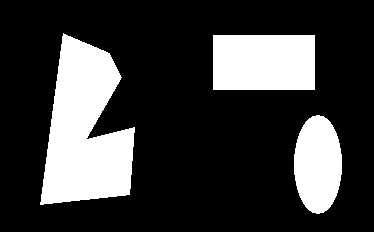
//> input picture Contour_extraction/test1.bmp, 374 x 232 px
$ ./Contour_extraction   (built with g++ and OpenCV 4)
//> lines starting //> are read from the running program, lines starting //| are printed output that depends on the picture; after the words box and inside, x2 and y2 are one past the last pixel; in counts of white or black regions, pixels touching at a corner belong together
#include <cv.h>
#include <cxcore.h>
#include <highgui.h>


void main()
{
	const char* filename = "test1.bmp";
	IplImage* inputimage = cvLoadImage(filename, -1);
//> inputimage is the input picture: 232 rows x 374 cols, CV_8UC3; 23% white; 3 white regions, box (x1, y1, x2, y2) and area: (40, 33, 135, 205) 10641, (213, 35, 315, 90) 5610, (294, 115, 342, 214) 3720
	IplImage* expandimage = cvCreateImage(cvSize(inputimage->width + 2, inputimage->height + 2), IPL_DEPTH_8U, inputimage->nChannels);
	IplImage* extractimage = cvCreateImage(cvSize(inputimage->width, inputimage->height), IPL_DEPTH_8U, inputimage->nChannels);

	for (int j = 1; j < expandimage->width - 1; j++)
	{
		for (int k = 0; k < expandimage->nChannels; k++)
		{
			expandimage->imageData[j * expandimage->nChannels + k] = inputimage->imageData[(j - 1) * inputimage->nChannels + k];
			expandimage->imageData[(expandimage->height - 1) * expandimage->widthStep + j * expandimage->nChannels + k] = inputimage->imageData[(inputimage->height - 1) * inputimage->widthStep + (j - 1) * inputimage->nChannels + k];
		}
	}
//> expandimage: 234 rows x 376 cols, CV_8UC3; every value is 0

	for (int i = 1; i < expandimage->height - 1; i++)
	{
		for (int j = 1; j < expandimage->width - 1; j++)
		{
			for (int k = 0; k < expandimage->nChannels; k++)
			{
				expandimage->imageData[i * expandimage->widthStep + j * expandimage->nChannels + k] = inputimage->imageData[(i - 1) * inputimage->widthStep + (j - 1) * inputimage->nChannels + k];
			}
		}
	}
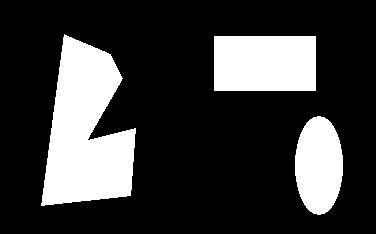
//> expandimage: 234 rows x 376 cols, CV_8UC3; 22.7% white; 3 white regions, box (x1, y1, x2, y2) and area: (41, 34, 136, 206) 10641, (214, 36, 316, 91) 5610, (295, 116, 343, 215) 3720


	for (int i = 0; i < expandimage->height; i++)
	{
		for (int k = 0; k < expandimage->nChannels; k++)
		{
			expandimage->imageData[i * expandimage->widthStep + k] = expandimage->imageData[i * expandimage->widthStep + expandimage->nChannels + k];
			expandimage->imageData[(i + 1) * expandimage->widthStep - expandimage->nChannels + k] = expandimage->imageData[(i + 1) * expandimage->widthStep - 2 * expandimage->nChannels + k];
		}
	}

	for (int i = 0; i < extractimage->height; i++)
	{
		for (int j = 0; j < extractimage->width; j++)
		{
			extractimage->imageData[i * extractimage->widthStep + j * extractimage->nChannels + 0] = 255;
			extractimage->imageData[i * extractimage->widthStep + j * extractimage->nChannels + 1] = 255;
			extractimage->imageData[i * extractimage->widthStep + j * extractimage->nChannels + 2] = 255;
		}
	}
//> extractimage: 232 rows x 374 cols, CV_8UC3; every value is 255

	for (int i = 0; i < extractimage->height; i++)
	{
		for (int j = 0; j < extractimage->width; j++)
		{
			if (expandimage->imageData[i * expandimage->widthStep + j * expandimage->nChannels + 0] == expandimage->imageData[(i + 1) * expandimage->widthStep + (j + 1) * expandimage->nChannels])
				if (expandimage->imageData[(i + 1) * expandimage->widthStep + j * expandimage->nChannels + 0] == expandimage->imageData[(i + 1) * expandimage->widthStep + (j + 1) * expandimage->nChannels])
					if (expandimage->imageData[(i + 2) * expandimage->widthStep + j * expandimage->nChannels + 0] == expandimage->imageData[(i + 1) * expandimage->widthStep + (j + 1) * expandimage->nChannels])
						if (expandimage->imageData[i * expandimage->widthStep + (j + 1) * expandimage->nChannels + 0] == expandimage->imageData[(i + 1) * expandimage->widthStep + (j + 1) * expandimage->nChannels])
							if (expandimage->imageData[(i + 2) * expandimage->widthStep + (j + 1) * expandimage->nChannels + 0] == expandimage->imageData[(i + 1) * expandimage->widthStep + (j + 1) * expandimage->nChannels])
								if (expandimage->imageData[i * expandimage->widthStep + (j + 2) * expandimage->nChannels + 0] == expandimage->imageData[(i + 1) * expandimage->widthStep + (j + 1) * expandimage->nChannels])
									if (expandimage->imageData[(i + 1) * expandimage->widthStep + (j + 2) * expandimage->nChannels + 0] == expandimage->imageData[(i + 1) * expandimage->widthStep + (j + 1) * expandimage->nChannels])
										if (expandimage->imageData[(i + 2) * expandimage->widthStep + (j + 2) * expandimage->nChannels + 0] == expandimage->imageData[(i + 1) * expandimage->widthStep + (j + 1) * expandimage->nChannels])
										{
											extractimage->imageData[i * extractimage->widthStep + j * extractimage->nChannels + 0] = 0;
											extractimage->imageData[i * extractimage->widthStep + j * extractimage->nChannels + 1] = 0;
											extractimage->imageData[i * extractimage->widthStep + j * extractimage->nChannels + 2] = 0;
										}
		}
	}
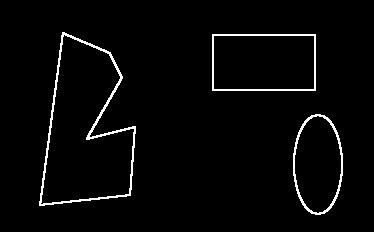
//> extractimage: 232 rows x 374 cols, CV_8UC3; 2.8% white in thin lines or dots, all inside (x1, y1, x2, y2) = (39, 32, 343, 215)

	cvNamedWindow("inputimage", 1);
	cvNamedWindow("extractimage", 1);

	cvShowImage("inputimage", inputimage);
	cvShowImage("extractimage", extractimage);
	cvWaitKey(0);

	cvDestroyWindow("inputimage");
	cvDestroyWindow("extractimage");

	cvReleaseImage(&inputimage);
	cvReleaseImage(&extractimage);
}
